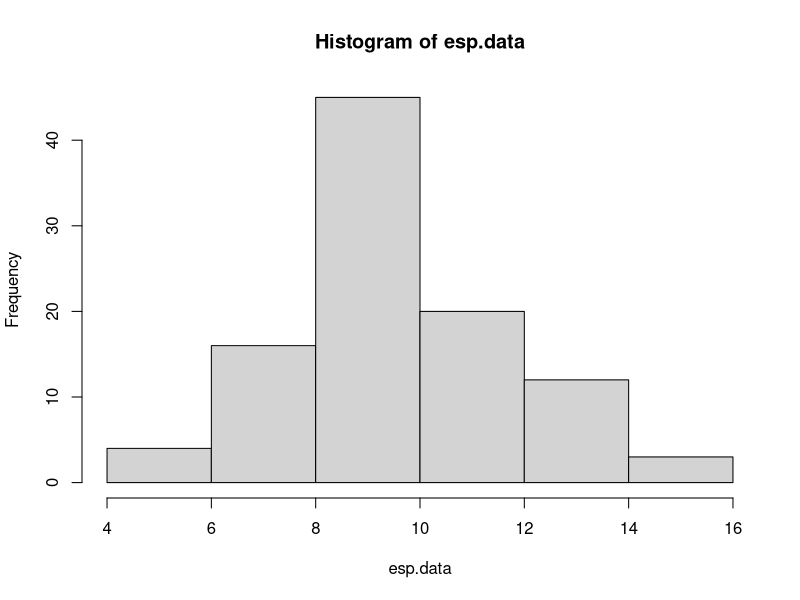
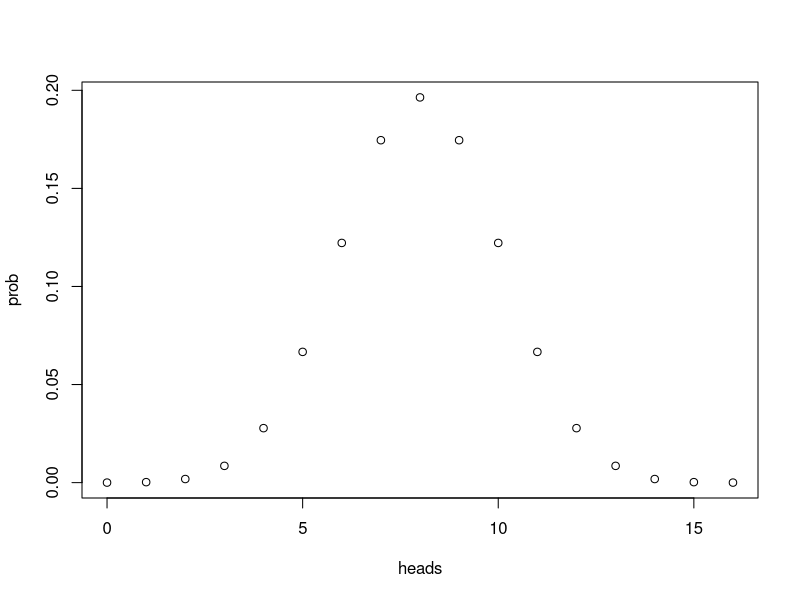
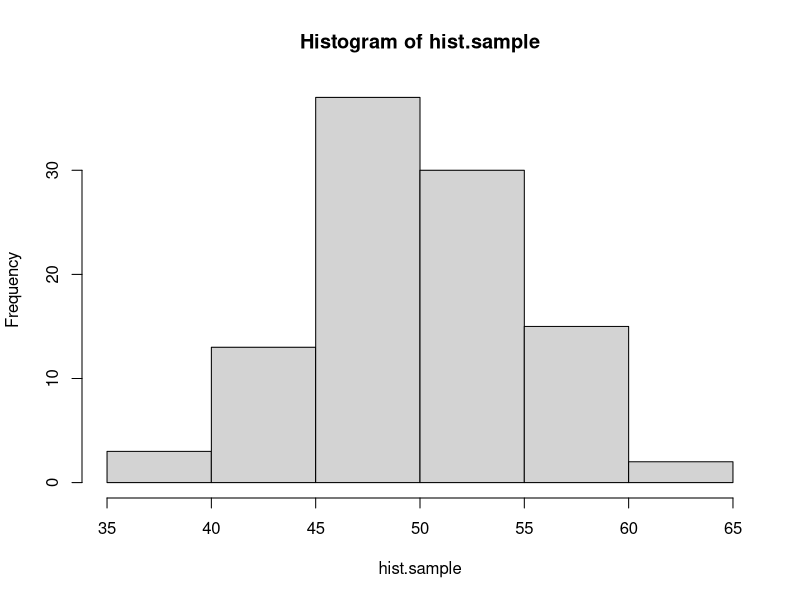
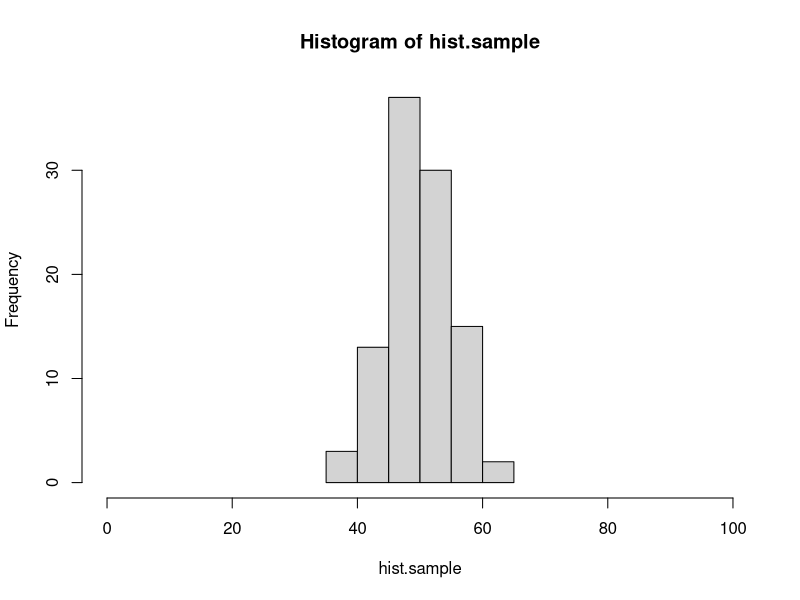
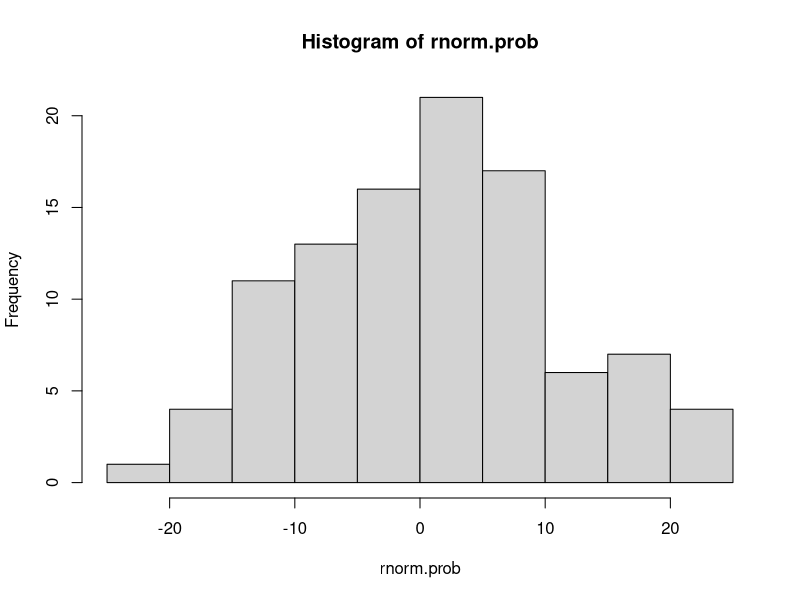
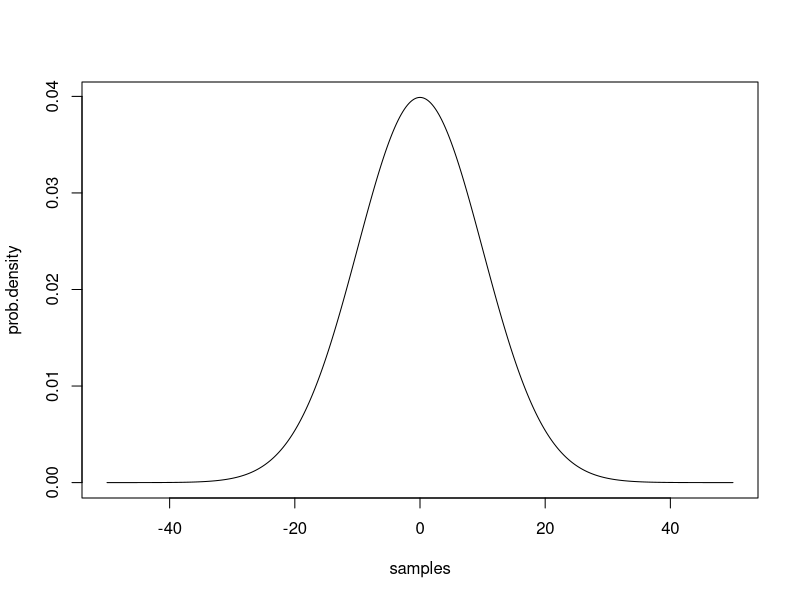
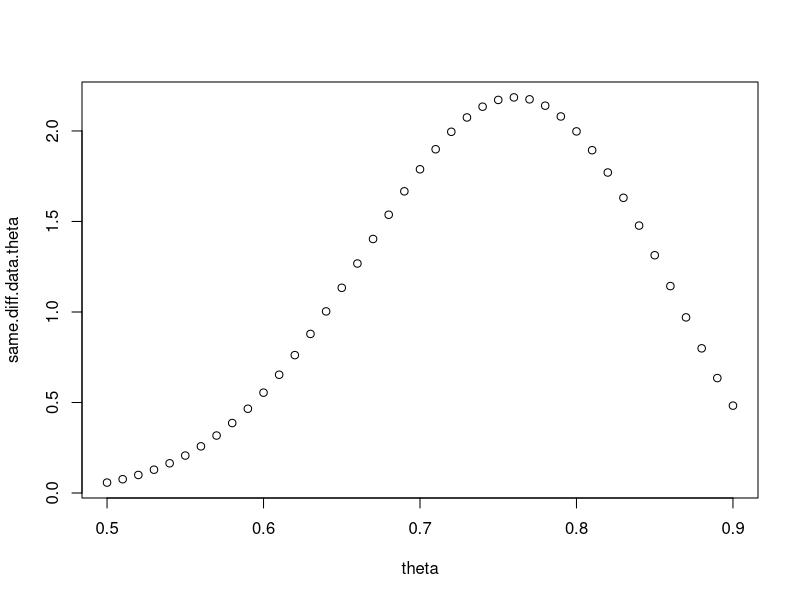
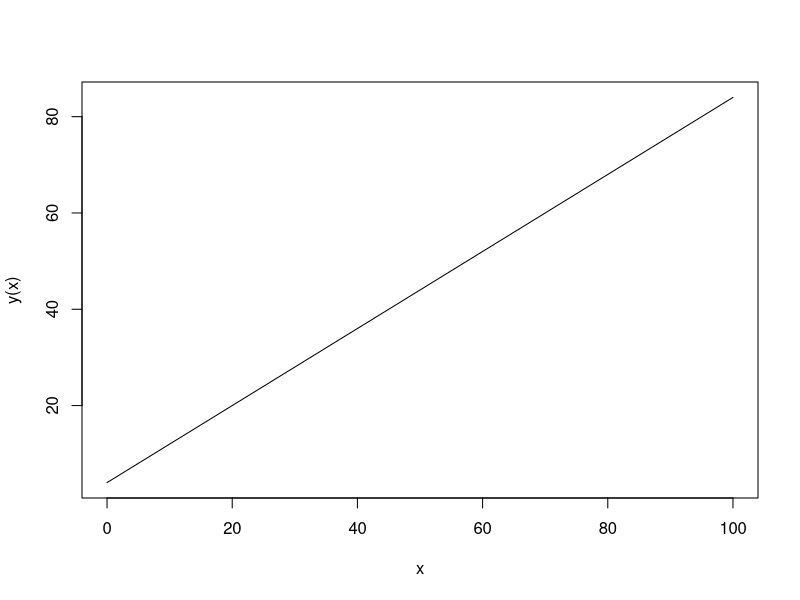

Recreate these plots in R, in order.
#### practice with probability distributions ####

# calculating the likelihood requires understanding how to work
# with probability distributions. let's start with the binomial
# distribution.

# the binomial distribution describes the number of "success" in
# some number of "trials" given some probability of success. it 
# is the "coin flipping" distribution. 

# in R, we can draw a sample from a binomial distribution with rbinom()
# this isn't the first time you've seen rbinom, but here it is again, 
# with the parameters spelled out. you can try changing these to explore
# how the function works.

number.of.samples <- 2
number.of.trials.per.sample <- 100
probability.of.success <- 0.7

rbinom(number.of.samples, number.of.trials.per.sample, probability.of.success)

# below, use rbinom to create sample data for the following scenario.
# an experiment tests whether subjects have ESP. 100 subjects are each given
# the opportunity to predict whether a randomly generated number is odd or even.
# each subject makes 20 guesses.
# of course, ESP doesn't exist, so the probability of a successful guess is 0.50.
# store the result in a vector called esp.data

esp.data <- rbinom(100, 20, 0.5)

# a quick way to visualize a distribution is with the hist() function:
hist(esp.data)

# what if we want to know the probability of someone getting exactly 10 guesses
# correct out of 20, if they are randomly guessing? for that we use the density
# function of the binomial: dbinom()

value.to.check <- 10
number.of.trials <- 20
probability.of.success <- 0.5

dbinom(value.to.check, number.of.trials, probability.of.success)

# use dbinom to find out the probability of someone answering 87 out of 100
# questions correctly, if they have a 0.9 probability of giving a correct answer
# for each individual question.

dbinom(87, 100, 0.9)

# with dbinom, you can use a vector as the first argument, to check the probability
# of multiple values at the same time:

values <- c(3, 4, 5)
dbinom(values, 8, 0.5)

# using this shortcut, *plot* the full distribution (probability mass function)
# for flipping 16 fair coins, counting the total number of heads.
# hint: create one vector for the different possible outcomes
#       then use dbinom to calculate the probability of all of the elements in the vector


#a probability mass function plots outcomes on the x, probability of those outcomes on the y

heads<-seq(0, 16)
prob<-dbinom(heads, 16, 0.50)
plot(heads,prob)

# quick detour #

# here's a quick tip about plot() or hist()
# if you want to change the range on the x-axis, you can use the xlim argument:

hist.sample <- rbinom(100, 100, 0.5)
hist(hist.sample)
hist(hist.sample, xlim=c(0,100)) # compare this plot to the line above.

# the normal distribution ##

# normal (gaussian) distributions are characterized by two parameters: mean and standard deviation
# the mean is the the location of the peak of the distribution, and the sd controls the width.
# the smaller the sd, the more peaked the distribution is in the center.

# like the binomial, there are rnorm() and dnorm() functions.

# generate 100 samples from a normal distribution with mean 0 and standard deviation 10.
# then use hist() to create a histogram of these samples.

rnorm.prob<- rnorm(100, 0, 10)
hist(rnorm.prob)

# now plot the probability density function of this distribution.
# use the same strategy as you did above with the binomial to find the density of the normal
# distribution with mean 0 and sd 10 for values between -50 and 50. the distribution is continuous
# so, choose a reasonably small step size between values (remember the seq() function).

samples<-seq(-50, 50, 0.25)
prob.density<-dnorm(samples, 0, 10)
plot(samples, prob.density, type="l")


#### practice calculating likelihoods ####

# here's some data from 10 participants in an ESP experiment like the one described
# above. each subject had 20 guesses. the number of correct guesses is reported.

esp.practice.data <- data.frame(subject=1:10, n.correct=c(11,10,6,10,6,12,10,8,9,11))

# calculate the likelihood (regular, not log) for this data for three different values
# of the probability of success parameter: 0.4, 0.5, and 0.6.
# hint: prod() will multiple all elements of a vector together.

prod(dbinom(esp.practice.data$n.correct, 20, 0.4))
prod(dbinom(esp.practice.data$n.correct, 20, 0.5))
prod(dbinom(esp.practice.data$n.correct, 20, 0.6))

# which parameter value of those options is most likely?

#0.5 is the most likely value

# here is a sample of response times for a single subject from a rapid decision making experiment.
rt.sample <- c(391.5845, 411.9970, 358.6373, 505.3099, 616.2892, 481.0751, 422.3132, 511.7213, 205.2692, 522.3433, 370.1850,
               517.4617, 332.3344, 316.8760, 395.5431, 231.7831, 399.8646, 238.9064, 299.7924, 474.7512, 271.6326, 423.4861,
               379.7867, 212.7789, 233.8291, 472.4591, 534.2131, 453.9655, 408.3443, 352.3001)

# calculate the **log** likelihood for this data assuming that it is generated by a normal
# distribution for each of the following parameters. 
# hint: sum() adds the numbers in a vector. log() is the natural log function, or log=T for dnorm().

# 1) mean 350, sd 50
sum(dnorm(rt.sample, 350, 50, log=TRUE))

# 2) mean 400, sd 50
sum(dnorm(rt.sample, 400, 50, log=TRUE))

# 3) mean 450, sd 50
sum(dnorm(rt.sample, 450, 50, log=TRUE))

# 4) mean 350, sd 100
sum(dnorm(rt.sample, 350, 100, log=TRUE))

# 5) mean 400, sd 100
sum(dnorm(rt.sample, 400, 100, log=TRUE))

# 6) mean 450, sd 100
sum(dnorm(rt.sample, 450, 100, log=TRUE))

# which parameter set has the highest likelihood?

#mean of 400, standard deviation of 100


# here is a set of data for a subject in a categorization experiment, modeled with GCM.
# calculate the log likelihood of the parameters in the model (which i am not showing you).
# the point here is to know what to do when the model gives you a predicted probability
# of a response, and the data is either that response or not that response.
# hint: add a new column indicating the likelihood of each response, using mapply. then convert to log and add.
# if you do this correctly, the answer is -10.84249.

gcm.practice.data <- data.frame(correct.response = c(T, T, T, T, F, T, T, F, T, T, T, F, F, T, T, F, T, T, T, T),
                                gcm.probability.correct = c(0.84, 0.80, 0.84, 0.80, 0.79, 0.86, 0.89, 0.87, 0.69, 0.85, 0.75,
                                                            0.74, 0.82, 0.85, 0.87, 0.69, 0.83, 0.87, 0.80, 0.76))

gcm.practice.data$individual.likelihood <- mapply(
  function(prob, response){
  if (response == T){
    return(prob)
  }else{
    return(1-prob)
  }
}, gcm.practice.data$gcm.probability.correct, gcm.practice.data$correct.response)

gcm.practice.data$log.likelihood <- log(gcm.practice.data$individual.likelihood)

sum(gcm.practice.data$log.likelihood)

#we need to be returning a part of a vector, but not a vector

#### maximum likelihood estimation ####

# the same search strategies we used for parameter fitting with rmse can be used with likelihoods,
# including grid search.

# here are the number of correct responses each subject gave in an experiment in which they had to
# decide if two images were the same or different. there were 40 trials for each subject
same.diff.data <- c(32, 29, 31, 34, 26, 29, 31, 34, 29, 31, 30, 29, 31, 34, 33, 27, 32, 29, 29, 27)

# we can model this experiment's data as 40 coin flips for each subject. use grid search to plot the likelihood
# function for values of theta (probability of a correct response) between 0.5 and 0.9, in steps of 0.01.
# start by writing a function that calculates the likelihood (not log) for the entire set of data given a value of theta.

same.diff.data.likelihood <- function(theta){
  sum(dbinom(same.diff.data, 40, theta))
}

theta<-seq(from=0.5, to = 0.9, by= 0.01)



# then use sapply to run the function for each possible value of theta in the set. use seq() to generate the
# set of possible values. plot the set of values on the x axis and the corresponding likelihoods on the y axis.

same.diff.data.theta <- sapply(theta, same.diff.data.likelihood)
plot(theta, same.diff.data.theta)
# the "true" underlying value i used to generate the data was 0.75. does that match up with the grid search?
max(same.diff.data.theta)
theta[match(max(same.diff.data.theta), same.diff.data.theta)]

#the max of the grid search is 0.76 so it almost matches

## mle with optim()

# in this section, you'll do model recovery for a descriptive model of the linear relationship 
# between two continuous variables.

# let's assume that variable y is a linear function of variable x, such that:
# y = 4 + 0.8x

# create a vector of x values from 0 to 100, and the corresponding vector of y values,
# then plot these with x values on the x axis, and y values on the y axis.

x<-seq(0, 100)
y <- function(x){
  return(4+(0.8*x))
}

plot(x,y(x), type="l")

# now let's assume that the relationship between x and y isn't perfect. there's a bit of random
# noise. add a random sample from a normal distribution with mean 0 and sd 10 to each y value.
# hint: there are 101 y values, so you need 101 samples.

y.noise <- function(x){
  return(4+(0.8*x)+rnorm(101, mean=0, sd=10))
}


# plot the data again, with the new noisy y values.


plot(x,y.noise(x))

# there are three parameter values that control this plot,
# the intercept of the line: 4
# the slope of the line: 0.8
# the sd of the normal distribution: 10

# say that we observe a point of data, x = 20 and y = 27.
# the linear equation, y <- 4 + 0.8*x, predicts that when x is 20 y should also be 20.
4 + 0.8*20

# our model of this data assumes that the relationship is not perfect.
# we assume that there is noise so that when x is 20, the most likely value of y should be 4 + 0.8*x,
# but other values of y are possible. we describe the probability of different values of y with a normal
# distribution. when x is 20, then the normal distribution of y values is centered on 20, because the line
# says that y is 4 + 0.8x. using the normal distribution is helpful because it gives us a way to quantify
# how likely a value of 19 is compared to a value of 16, when x is 20.

# here's an example
x.observed <- 20
y.predicted <- 4 + 0.8*x.observed

# to find out the probability of y.observed=20, use dnorm()
# the mean of the normal distribution should be y.predicted (the distribution is centered on the line)
# and the sd of the normal is a parameter we will estimate, but for the demo below, is set to 10.
y.observed <- 20
dnorm(y.observed, y.predicted, 10)

# write the code to see how likely it is that y will be 33 when x is 29? (assuming sd = 10)
# the correct answer is 0.03371799...

x.observ <- 29
y.observ <- 33
y.predicted <- 4 + 0.8*x.observed
dnorm(y.observ, y.predicted, 10)

# now generalize your solution to compute the likelihood of each value of y that you generated above.
# in other words, write the code that takes a vector of x and y values, and returns the probability
# of each pair given that the relationship between x and y is y <- 4 + 0.8*x and the normal distribution has an sd of 10.
x<-seq(0,100)
y.noise.predicted <- 4+ 0.8*x + rnorm(101, 0, 10)
dnorm(y.noise(x), y.noise.predicted, 10)


# now generalize your solution one step further. write a function that takes in a vector of parameters,
# where parameters[1] is the intercept, parameters[2] is the slope, and parameters[3] is the sd of the normal,
# and returns the total **negative log likelihood**. remember, we want the negative log likelihood because
# optim() will find the set of parameters that minimizes a function.

parameter.optimize <- function(parameters){
  intercept<-parameters[1]
  slope<-parameters[2]
  sd<-parameters[3]
  
  y.noise.gen<-function(x){return(intercept+ slope*x + rnorm(101, 0, sd))}
  y.noise.predicted.gen <- intercept+ slope*x + rnorm(101, 0, sd)
  return(sum(-1*(dnorm(y.noise.gen(x), y.noise.predicted.gen, sd, log = T))))
  }




# use optim() and Nelder-Mead to search for the best fitting parameters. remember to ensure that sd > 0
# and return NA if it is not.
parameter.optimize.optim<- optim(c(1,1,1), parameter.optimize, method="Nelder-Mead")
parameter.optimize.optim$par
parameter.optimize.optim$value

# finally, plot the best fitting line on your points by using the abline() function, and the parameters that optim() found.
abline(parameter.optimize.optim$par[1], parameter.optimize.optim$par[2])
